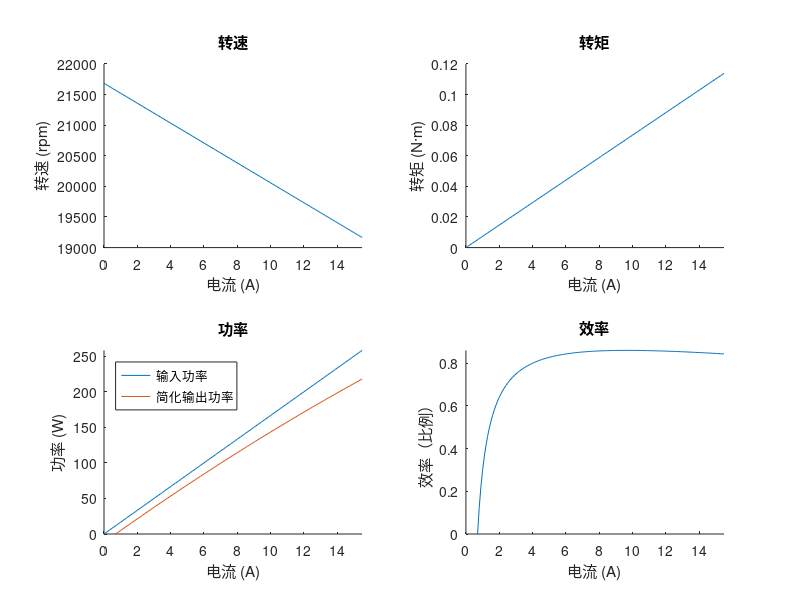

The MATLAB script that drew this image:
clc                 % 清空命令窗口显示，不影响工作区变量
clear               % 清空当前 MATLAB 工作区，避免旧的 copter/motor 参数污染本次生成
close all           % 关闭已有绘图窗口

%% 文件作用
% 本文件不是实时动力学求解器，而是“机体参数生成脚本”。
% 运行本文件后，会把结构体 copter 保存到 Hexsoon.mat。
% SIM_multicopter.m 启动时读取 Hexsoon.mat，然后使用其中的质量、电机、桨、电池和阻力参数。
%
% 重要：修改本文件后必须重新运行 Copter.m，才能更新 Hexsoon.mat。
% 若只修改代码但不重新运行，联合仿真仍会使用旧参数。
%
% 当前参数大致对应 Hexsoon EDU450：450 mm 轴距、X 型四旋翼。
% 【高速穿越机改造】建议先复制为 HighSpeedCopter.m，并把输出文件改为
% HighSpeedCopter.mat，保留原始示例作为对照基线。

%% 1. 电机几何位置
% motor(i).location = [x, y, z]，单位 m，位置相对于整机质心。
% 机体系按 ArduPilot 常用约定理解：X 向前、Y 向右、Z 向下。
% 这里用角度和 450 mm 轴距计算四个电机的位置，0.5 表示质心到电机约为半轴距。
% 注意：真实机架的“对角轴距/相邻电机距离/机臂长度”不要混淆，应直接测量质心到各电机轴心坐标。
% 当前确认：标准对称X型，四个电机均垂直安装，不存在外倾或内倾。
% 真实轴距尚未提供，因此暂时保留示例的450 mm，只调整电机顺序为APM编号1~4。
motor(1).location = [[sind(45),cosd(45)]*450*0.5,0] * 0.001;  % APM1：右前；对应BF2
motor(2).location = [[sind(225),cosd(225)]*450*0.5,0] * 0.001; % APM2：左后；对应BF3
motor(3).location = [[sind(315),cosd(315)]*450*0.5,0] * 0.001; % APM3：左前；对应BF4
motor(4).location = [[sind(135),cosd(135)]*450*0.5,0] * 0.001; % APM4：右后；对应BF1
% 【高速穿越机改造】替换为实测坐标。若质心不在几何中心，四个坐标不能只按同一个半径计算。
% 如电机存在外倾/内倾，当前模型还不能表达推力方向，需在 SIM_multicopter.m 中把标量推力改成推力向量。

%% 2. ArduPilot 输出通道到物理电机的映射
% motor(i).channel 指定该物理电机读取 pwm_in 的第几路。
% 当前映射匹配 ArduPilot Quad X：
% APM1/PWM1→右前（BF2），APM2/PWM2→左后（BF3），
% APM3/PWM3→左前（BF4），APM4/PWM4→右后（BF1）。
motor(1).channel = 1; % 右前电机读取 ArduPilot 第1路电机输出
motor(2).channel = 2; % 左后电机读取 ArduPilot 第2路电机输出
motor(3).channel = 3; % 左前电机读取 ArduPilot 第3路电机输出
motor(4).channel = 4; % 右后电机读取 ArduPilot 第4路电机输出
% 【高速穿越机改造】必须与实机电机编号、FRAME_TYPE 和旋向一致；映射错误会导致姿态正反馈甚至翻机。

%% 3. 电机/螺旋桨旋转方向
% direction：1 表示顺时针 CW，-1 表示逆时针 CCW。
% 该符号用于 SIM_multicopter.m 计算螺旋桨反扭矩产生的偏航力矩。
% “顺/逆时针”必须约定观察方向；本示例应整体保持一致，不要只凭文字修改单个符号。
motor(1).direction = -1; % APM1右前/BF2：逆时针CCW
motor(2).direction = -1; % APM2左后/BF3：逆时针CCW
motor(3).direction = 1;  % APM3左前/BF4：顺时针CW
motor(4).direction = 1;  % APM4右后/BF1：顺时针CW
% 【高速穿越机改造】根据实机 props-in/props-out 布局修改，并用小偏航指令检查偏航方向。

%% 4. 电机电气参数
electrical.kv = 1300;                % 已知实机参数：1300 KV
electrical.no_load_current = [0.7,10]; % 空载电流测试点：[电流 A, 测试电压 V]
electrical.resistance = 0.115;       % 电机等效绕组电阻，单位 ohm
electrical.poles = 14;               % Blackbox配置：14磁极（7对极）
electrical.logged_max_rpm = 22914;   % 日志最大eRPM=1604换算的机械转速估计值；不参与当前动力学计算
% 【高速穿越机改造】替换为实际电机参数；最好取得 KV、相间电阻、空载电流和电机/桨台架数据。
% 当前实时模型只实际使用了 kv 和 resistance；no_load_current 仅用于下方性能绘图。
% 高功率电机还应考虑电阻随温度变化、磁饱和、ESC限流和最大转速，但当前模型未实现。

%% 5. ESC 参数
esc.resistance = 0.01; % ESC 导通与线路的等效串联电阻，单位 ohm
esc.total_current_limit = 100; % 已知四合一电调总电流最大100 A；当前模型暂未执行限流
% 【高速穿越机改造】可由满油门电压、电流和压降估算；后续可增加电流限制、响应延迟和油门非线性。

%% 6. 螺旋桨参数
prop.diameter = 7 * 0.0254;   % 已知实机参数：7英寸直径，换算为0.1778 m
prop.pitch = 12 * 0.0254;     % 已知实机参数：12英寸螺距，换算为0.3048 m
prop.num_blades = 3;          % 已知实机参数：三叶桨；当前实时动力学尚未直接使用该字段
prop.PConst = 1.13;          % 功率/阻力矩经验系数，用于计算桨的阻力矩
prop.TConst = 1;             % 推力经验系数，用于计算静态推力
prop.mass = 12.5 * 0.001;    % 单片整桨质量，12.5 g 转成 kg；这里只用于估算转动惯量
prop.inertia = (1/12) * prop.mass * prop.diameter^2; % 把桨近似为细杆，计算绕中心的转动惯量 kg·m²
% 【高速穿越机改造】直径、螺距、叶片数必须换成实物；PConst/TConst 最好用台架数据拟合。
% 110 m/s 前飞时不能继续把 TConst 当常数，应在动力学中使用前进比 J=Va/(nD)，
% 建立 CT(J)、CQ(J) 或直接使用“转速+来流速度→推力/转矩”的二维查表。

%% 7. 把公共电机、ESC、螺旋桨参数复制给4个电机
for i = 1:4
    motor(i).electrical = electrical; % 每个电机使用相同电气参数
    motor(i).esc = esc;               % 每个电机使用相同 ESC 参数
    motor(i).prop = prop;             % 每个电机使用相同螺旋桨参数
end
% 若四个动力单元不一致，可在循环后单独覆盖某个 motor(i) 的参数。

%% 8. 电池参数
battery.voltage = 33.36;        % Blackbox日志最高电压约33.36 V；对应8S满电约33.6 V
battery.nominal_voltage = 29.6; % 已知实机参数：8S标称电压29.6 V
battery.resistance = 0.0034;   % 电池包及供电线路等效内阻，单位 ohm
battery.capacity = 2.2;        % 已知实机参数：2200 mAh，即2.2 Ah
battery.c_rating = 150;        % 已知铭牌参数：150 C；不直接等同于可持续真实电流
% 【高速穿越机改造】替换为实际串数、起始电压、容量和内阻。
% 高速大电流下建议后续加入 SOC-开路电压曲线、动态内阻、温度和欠压/限流模型。

%% 9. 整机参数
copter.motors = motor;         % 将四个动力单元写入整机结构体
copter.battery = battery;      % 将电池参数写入整机结构体
copter.frame_class = 1;        % 已确认：Quad
copter.frame_type = 1;         % 已确认：标准X型
copter.motor_tilt_deg = 0;     % 已确认：电机垂直安装，无外倾/内倾
copter.mass = 2;               % 整机起飞质量，单位 kg（包括电池、桨和载荷）

% 当前用“均匀实心球”公式粗略估算惯量，而且三个轴使用相同值。
% 0.45*0.2=0.09 m 被当作等效球半径；这只是示例估算，不代表真实机架。
inertia = (2/5) * copter.mass * (0.45*0.2)^2;
copter.inertia = diag(ones(3,1) * inertia); % 3×3 转动惯量矩阵，单位 kg·m²
% 【高速穿越机改造】优先从CAD质量属性获取 Ixx、Iyy、Izz 和必要时的 Ixy/Ixz/Iyz；
% 也可以通过摆锤实验或实飞角响应辨识。高速细长机通常 Ixx、Iyy、Izz 差异明显。

% 三个机体轴向的阻力系数 Cd：依次对应机体系 X、Y、Z。
copter.cd = [0.5; 0.5; 0.5];

% 三个机体轴向的参考迎风面积 A，单位 m²；示例粗略地给三个方向相同面积。
copter.cd_ref_area = [1; 1; 1] * pi * (0.45*0.5)^2;
% 【高速穿越机改造】至少分别填写 [正面面积; 侧面面积; 顶视面积] 和 [Cd_x;Cd_y;Cd_z]。
% 最大平飞速度主要受 Cd_x*A_x 影响；可用实飞稳态速度/倾角/推力反算等效 CdA。
% 高攻角时固定三轴 Cd 仍不够，应进一步建立随迎角、侧滑角变化的气动力模型。

%% 10. 保存机体参数
save('Hexsoon','copter') % 生成/覆盖 Hexsoon.mat，仅保存变量 copter
% 【高速穿越机改造】建议改为 save('HighSpeedCopter','copter')，
% 并同步修改 SIM_multicopter.m 中 load() 的文件名。

%% 11. 以下代码只用于绘制简化的电机性能曲线，不参与实时联合仿真
% 参考资料：
% http://www.bavaria-direct.co.za/constants/
% http://www.stefanv.com/rcstuff/qf200204.html
% 某些计算器会考虑温升导致电阻增加，但这还需要估计散热和功率损耗；本示例忽略温度。
max_power = 260;                       % 仅用于确定绘图电流上限，单位 W
battery.voltage = battery.voltage * 0.50; % 绘图临时使用半电压；不会改写上面已保存到 mat 的 copter

% 由 KV 估算转矩常数 Kt，单位近似为 N·m/A。
Kt = 1 / (electrical.kv * ((2*pi)/60));

% 从0到“最大功率/当前绘图电压”生成电流序列，步长0.1 A。
amps = 0:0.1:max_power/battery.voltage;
power_in = amps * battery.voltage;     % 输入电功率 P=UI，单位 W

copper_drop = amps * electrical.resistance; % 电机铜阻压降，单位 V
esc_drop = amps * esc.resistance;             % ESC等效电阻压降，单位 V

ideal_voltage = battery.voltage - copper_drop - esc_drop; % 扣除电阻压降后的等效电机电压
power_out = ideal_voltage .* (amps - electrical.no_load_current(1)); % 简化机械输出功率
efficiency = power_out ./ power_in;    % 简化效率；零电流点会产生 NaN，属于绘图现象

torque = Kt * amps;                    % 简化电磁转矩，单位 N·m
rpm = ideal_voltage * electrical.kv;   % 简化转速，单位 rpm

%% 12. 绘制电机特性
figure('name',sprintf('电机特性（电压 %.2f V）',battery.voltage))
subplot(2,2,1)
hold all
title('转速')
plot(amps,rpm)
xlabel('电流 (A)')
ylabel('转速 (rpm)')
xlim([0,amps(end)])

subplot(2,2,2)
hold all
title('转矩')
plot(amps,torque)
xlabel('电流 (A)')
ylabel('转矩 (N·m)')
xlim([0,amps(end)])

subplot(2,2,3)
hold all
title('功率')
plot(amps,power_in)
plot(amps,power_out)
xlabel('电流 (A)')
ylabel('功率 (W)')
ylim([0,inf])
xlim([0,amps(end)])
legend('输入功率','简化输出功率','location','northwest')

subplot(2,2,4)
hold all
title('效率')
plot(amps,efficiency)
xlabel('电流 (A)')
ylabel('效率（比例）')
ylim([0,inf])
xlim([0,amps(end)])
